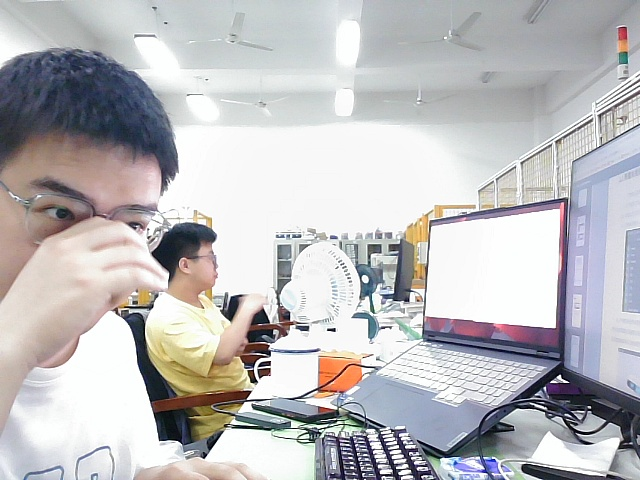
#> input picture references/4_python_test/test_4_3_pictures/1.jpg, 640 x 480 px, found by its file name
$ python test_4_3_1.py
#> lines starting #> are read from the running program, lines starting #| are printed output that depends on the picture
#1、平均值法(average)
import cv2
image = cv2.imread('/home/mowen/4_python_test/test_4_3_pictures/1.jpg',cv2.IMREAD_COLOR)
#> image is the input picture: shape (480, 640, 3); mean B, G, R 189.7, 187.8, 189
cv2.imshow('1.jpg',image)
new = image.copy()
height, width, channels = image.shape
#> height = 480; width = 640; channels = 3
for i in range(height):
    for j in range(width):
            new[i,j] = (int(image[i,j][0]) + int(image[i,j][1]) + int(image[i,j][2]))/3
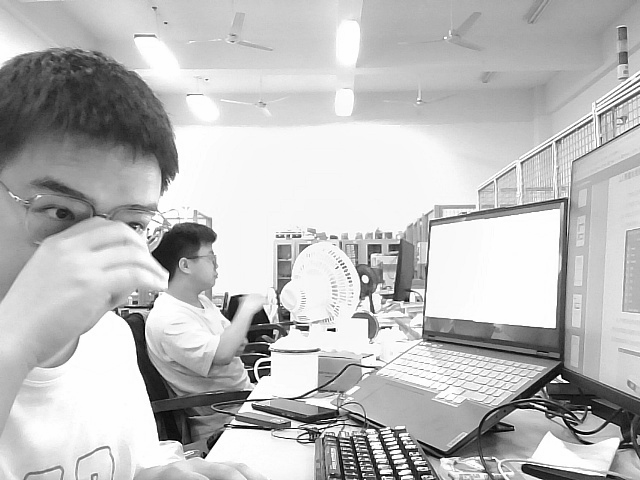
#> new: shape (480, 640, 3); min 0, max 255, mean 188.6
cv2.imshow('result',new)
cv2.waitKey(0)

$ run again, with references/4_python_test/test_4_3_pictures/3.jpg copied over references/4_python_test/test_4_3_pictures/1.jpg
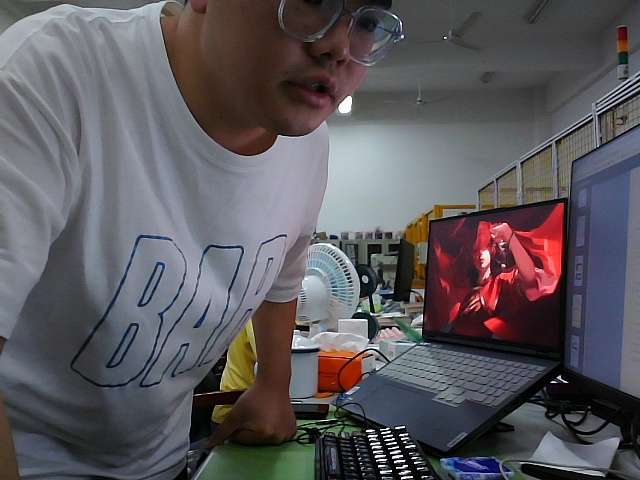
#> input picture references/4_python_test/test_4_3_pictures/3.jpg, 640 x 480 px, found by its file name
#> image is the input picture: shape (480, 640, 3); mean B, G, R 93.3, 88.8, 92.1
#> after the loop `for i in range(height):`:
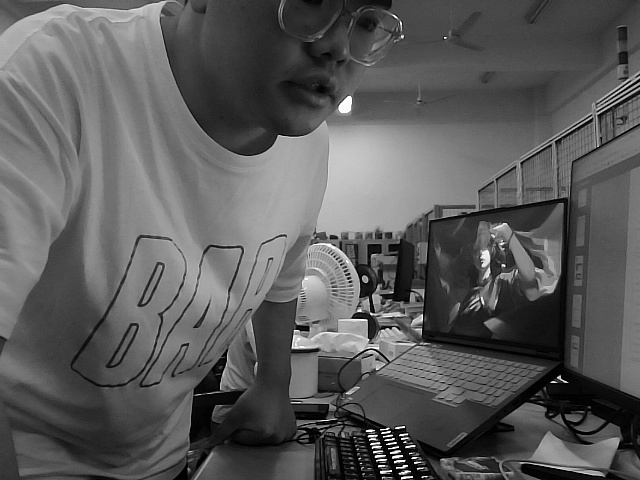
#> new: shape (480, 640, 3); min 0, max 255, mean 91
